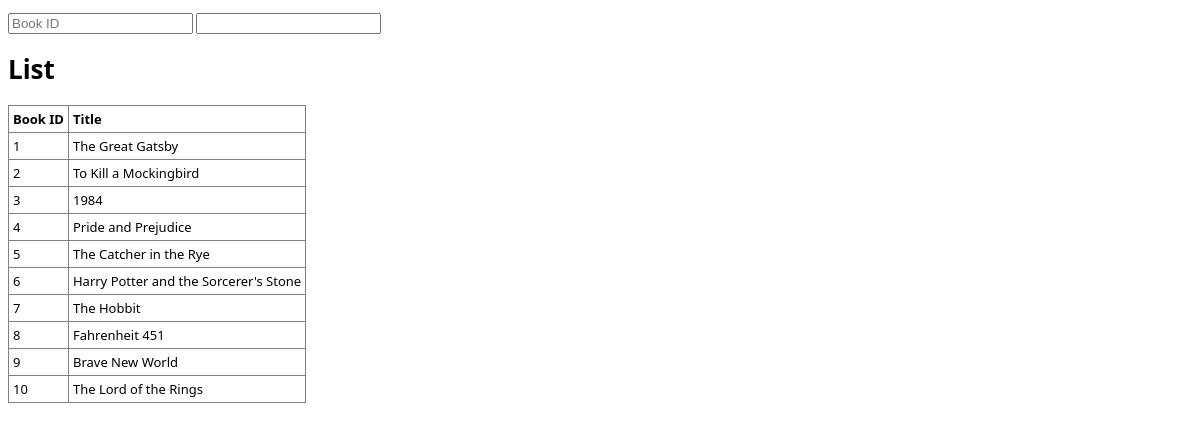
Screenshot of /Lecture-2/index.php with the database file from the repository.
### tables this page shows
CREATE TABLE IF NOT EXISTS books (
    bookid INT AUTO_INCREMENT PRIMARY KEY,
    title VARCHAR(255) NOT NULL,
    author VARCHAR(255) NOT NULL,
    isbn VARCHAR(50),
    publisher VARCHAR(255),
    year INT,
    category VARCHAR(100),
    created_at TIMESTAMP DEFAULT CURRENT_TIMESTAMP,
    updated_at TIMESTAMP DEFAULT CURRENT_TIMESTAMP ON UPDATE CURRENT_TIMESTAMP
);

### Lecture-2/index.php (the view, shortened to what this page needs)
<? require_once "includes/db.inc.php"; ?>
<!DOCTYPE html>
<html lang="en">
<head>
</head>
<body>
    <?
    $opr = $_POST['opr'] ?? 'list';
            ?>
    <?
    if ($opr === 'list') {
    $rows = $conn->query("SELECT * FROM books LIMIT 10")->fetchAll();
    ?>
    <form method="post">
        <input type="text" name="bookid" id="bookid" placeholder="Book ID">
        <input type="text" name="opr" id="opr">
    </form>
    <h1>List</h1>
    <table>
        <thead>
            <tr>
                <th>Book ID</th>
                <th>Title</th>
            </tr>
        </thead>
        <tbody>
            <?
            foreach ($rows as $row) { ?>
                <tr>
                    <td><?= $row['bookid'] ?></td>
                    <td>
                        <a href="#" onclick="handleClick(<?= $row['bookid'] ?>)">
                            <?= $row['title'] ?>
                        </a>
                    </td>
                </tr>
            <? }
            ?>
        </tbody>
    </table>
    <? } ?>
</body>
</html>

### Lecture-2/index.php (style rules this page uses)
body { font-family: 'Segoe UI', Tahoma, Geneva, Verdana, sans-serif; font-size: 13px; }
table, th, td { border: 1px solid #808080; border-collapse: collapse; }
th, td { padding: 4px; text-align: left; }
a { color: black; text-decoration: none; }

### rows the page displays
books: bookid "1", title "The Great Gatsby"
books: bookid "2", title "To Kill a Mockingbird"
books: bookid "3", title "1984"
books: bookid "4", title "Pride and Prejudice"
books: bookid "5", title "The Catcher in the Rye"
books: bookid "6", title "Harry Potter and the Sorcerer's Stone"
books: bookid "7", title "The Hobbit"
books: bookid "8", title "Fahrenheit 451"
books: bookid "9", title "Brave New World"
books: bookid "10", title "The Lord of the Rings"
